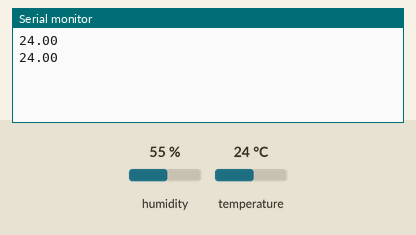
The sketch below on a simulated Arduino Uno, built with avr-gcc and run on an emulated ATmega328P. Parts: the last lines printed to the serial monitor. Inputs (shaded band) come from the test bench; at power-on: temperature 24 °C, humidity 55 %.

Above: at 10.8 s.
10.9 s: temperature set to 12 °C
At 15.5 s:
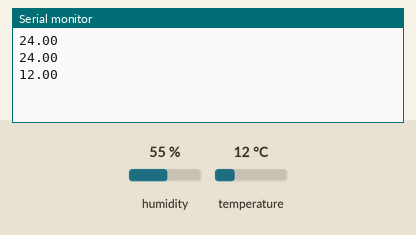
18.4 s: temperature set to 19 °C
At 21.4 s:
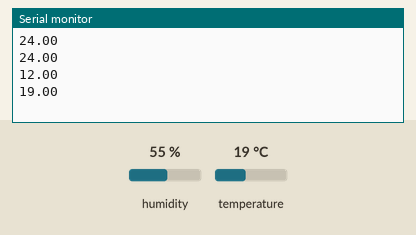
Timing chart, 0 to 22.9 s (numbered marks = the images above; inputs shaded):
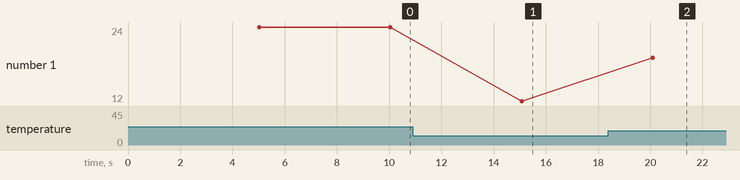

Measured:
- after the input at 10.9 s, the serial monitor: prints a new line after 4.2 s (image 1)
- after the input at 18.4 s, the serial monitor: prints a new line after 1.7 s (image 2)
- plotted number 1: 24 → 12 after the input at 10.9 s, 12 → 19 after the input at 18.4 s

The sketch:

HW5-1.ino
```cpp
#include "DHT.h"

DHT dht(2, DHT11);          // DHT11接pin 2
float t = 0.0;
unsigned long pre_time = 0;

void setup() {
  Serial.begin(9600);
  dht.begin();
}

void loop() {
  if (millis() - pre_time >= 5000) {
    t = dht.readTemperature();

    if (!isnan(t)) {
      Serial.println(t);
    } else {
      Serial.println("Error");
    }

    pre_time = millis();
  }
}
```
